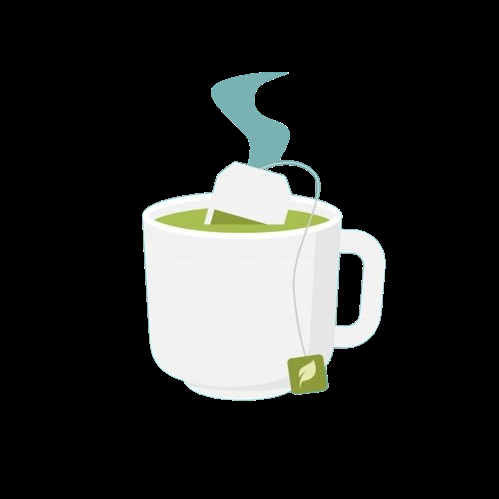
#> input picture ingr_detector/lib/images/chai.png, 499 x 499 px
$ python -i utils.py   (imports and definitions only)
#> lines starting #> are read from the running program, lines starting #| are printed output that depends on the picture; after the words box and inside, x2 and y2 are one past the last pixel; in counts of white or black regions, pixels touching at a corner belong together
import os
import sqlite3
import re
from datetime import datetime
from typing import Dict, List

import requests


LOCAL_NUTRITION_DATA = {
    "banana": {
        "calories": 89,
        "protein": 1.1,
        "carbohydrates": 22.8,
        "fats": 0.3,
        "fiber": 2.6,
        "sugar": 12.2,
        "sodium": 1,
        "vitamins": "Vitamin B6, Vitamin C, Potassium",
    },
    "apple": {
        "calories": 52,
        "protein": 0.3,
        "carbohydrates": 13.8,
        "fats": 0.2,
        "fiber": 2.4,
        "sugar": 10.4,
        "sodium": 1,
        "vitamins": "Vitamin C, Vitamin K",
    },
    "pizza": {
        "calories": 266,
        "protein": 11.0,
        "carbohydrates": 33.0,
        "fats": 10.0,
        "fiber": 2.3,
        "sugar": 3.8,
        "sodium": 598,
        "vitamins": "Calcium, Vitamin A",
    },
    "hamburger": {
        "calories": 295,
        "protein": 17.0,
        "carbohydrates": 30.0,
        "fats": 14.0,
        "fiber": 1.3,
        "sugar": 5.0,
        "sodium": 414,
        "vitamins": "Vitamin B12, Iron",
    },
    "broccoli": {
        "calories": 35,
        "protein": 2.4,
        "carbohydrates": 7.2,
        "fats": 0.4,
        "fiber": 3.3,
        "sugar": 1.4,
        "sodium": 41,
        "vitamins": "Vitamin C, Vitamin K, Folate",
    },
    "ice cream": {
        "calories": 207,
        "protein": 3.5,
        "carbohydrates": 24.0,
        "fats": 11.0,
        "fiber": 0.7,
        "sugar": 21.0,
        "sodium": 80,
        "vitamins": "Calcium, Vitamin A",
    },
    "mixed food": {
        "calories": 180,
        "protein": 7.0,
        "carbohydrates": 20.0,
        "fats": 8.0,
        "fiber": 2.0,
        "sugar": 6.0,
        "sodium": 220,
        "vitamins": "Not available",
    },
    "coca cola": {
        "calories": 42,
        "protein": 0.0,
        "carbohydrates": 10.6,
        "fats": 0.0,
        "fiber": 0.0,
        "sugar": 10.6,
        "sodium": 4,
        "vitamins": "Not a significant source of vitamins",
    },
    "orange juice": {
        "calories": 45,
        "protein": 0.7,
        "carbohydrates": 10.4,
        "fats": 0.2,
        "fiber": 0.2,
        "sugar": 8.4,
        "sodium": 1,
        "vitamins": "Vitamin C, Folate",
    },
    "apple juice": {
        "calories": 46,
        "protein": 0.1,
        "carbohydrates": 11.3,
        "fats": 0.1,
        "fiber": 0.1,
        "sugar": 9.6,
        "sodium": 4,
        "vitamins": "Vitamin C (fortified variants)",
    },
    "packaged drink": {
        "calories": 40,
        "protein": 0.0,
        "carbohydrates": 10.0,
        "fats": 0.0,
        "fiber": 0.0,
        "sugar": 9.0,
        "sodium": 10,
        "vitamins": "Varies by brand",
    },
    "potato chips": {
        "calories": 536,
        "protein": 7.0,
        "carbohydrates": 53.0,
        "fats": 35.0,
        "fiber": 4.8,
        "sugar": 0.3,
        "sodium": 525,
        "vitamins": "Potassium, Vitamin C (trace)",
    },
    "chocolate bar": {
        "calories": 535,
        "protein": 7.6,
        "carbohydrates": 59.4,
        "fats": 30.6,
        "fiber": 3.4,
        "sugar": 51.5,
        "sodium": 79,
        "vitamins": "Iron, Magnesium",
    },
    "instant noodles": {
        "calories": 471,
        "protein": 9.0,
        "carbohydrates": 61.0,
        "fats": 20.0,
        "fiber": 3.0,
        "sugar": 2.0,
        "sodium": 1200,
        "vitamins": "Varies by fortification",
    },
}


PRODUCT_ALIASES = {
    "coke": "coca cola",
    "coca-cola": "coca cola",
    "cola": "coca cola",
    "soda": "coca cola",
    "soft drink": "coca cola",
    "juice": "orange juice",
    "fruit juice": "orange juice",
    "chips": "potato chips",
    "crisps": "potato chips",
    "chocolate": "chocolate bar",
    "noodles": "instant noodles",
    "ramen": "instant noodles",
    "drink": "packaged drink",
    "beverage": "packaged drink",
}


def _normalize_food_name(food_name: str) -> str:
    return " ".join(food_name.lower().strip().split())


# [98 lines left out: functions _resolve_local_food_key, _extract_usda_nutrients, fetch_nutrition_data, _extract_number, _extract_product_name, not called in this run]


def extract_product_nutrition_from_image(image_path: str) -> Dict:
    """Try OCR on label images and parse nutrition values; return {} if unavailable."""
#> called with image_path = '../ingr_detector/lib/images/chai.png'
    try:
        import cv2
        import pytesseract  # type: ignore[import-not-found]
    except Exception:
        return {}

    tesseract_cmd = os.getenv("TESSERACT_CMD", "").strip()
    if tesseract_cmd:
        pytesseract.pytesseract.tesseract_cmd = tesseract_cmd

    image = cv2.imread(image_path)
#> image is the input picture: shape (499, 499, 3); mean B, G, R 41.6, 43.1, 41.6
    if image is None:
        return {}

    gray = cv2.cvtColor(image, cv2.COLOR_BGR2GRAY)
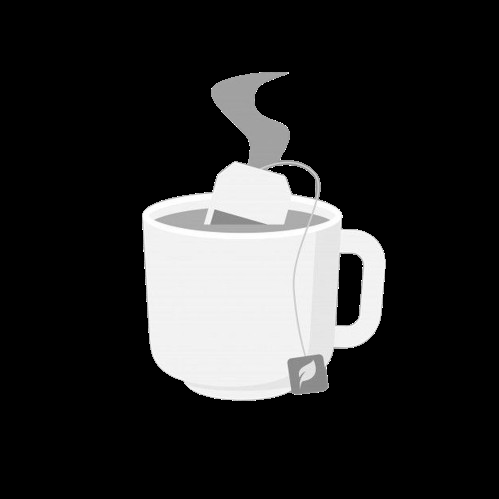
#> gray: shape (499, 499); min 0, max 255, mean 42.5
    blur = cv2.GaussianBlur(gray, (3, 3), 0)
    thresh = cv2.threshold(blur, 0, 255, cv2.THRESH_BINARY + cv2.THRESH_OTSU)[1]
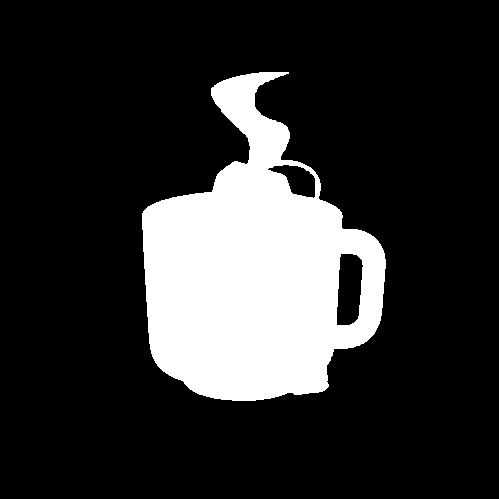
#> thresh: shape (499, 499); 18.8% white; 1 white region, box (x1, y1, x2, y2) and area: (142, 72, 386, 401) 46699

    texts = []
    for candidate in (gray, thresh):
        try:
            texts.append(pytesseract.image_to_string(candidate, lang="eng"))
        except Exception:
            continue
#> this loop made 1 pass
#> after the loop, texts = []

    ocr_text = "\n".join(texts).strip()
    if not ocr_text:
        return {}

    calories = _extract_number(r"calories?\s*[:\-]?\s*(\d+(?:[\.,]\d+)?)", ocr_text)
    protein = _extract_number(r"protein\s*[:\-]?\s*(\d+(?:[\.,]\d+)?)", ocr_text)
    carbohydrates = _extract_number(r"(?:carbohydrates?|carbs?)\s*[:\-]?\s*(\d+(?:[\.,]\d+)?)", ocr_text)
    fats = _extract_number(r"(?:total\s*)?fat\s*[:\-]?\s*(\d+(?:[\.,]\d+)?)", ocr_text)
    fiber = _extract_number(r"(?:dietary\s*)?fiber\s*[:\-]?\s*(\d+(?:[\.,]\d+)?)", ocr_text)
    sugar = _extract_number(r"(?:total\s*)?sugars?\s*[:\-]?\s*(\d+(?:[\.,]\d+)?)", ocr_text)
    sodium = _extract_number(r"sodium\s*[:\-]?\s*(\d+(?:[\.,]\d+)?)", ocr_text)

    # If OCR did not find at least calories or 2 macros, ignore this result.
    found_metrics = int(calories > 0) + int(protein > 0) + int(carbohydrates > 0) + int(fats > 0)
    if calories <= 0 and found_metrics < 2:
        return {}

    return {
        "food_name": _extract_product_name(ocr_text),
        "calories": calories,
        "protein": protein,
        "carbohydrates": carbohydrates,
        "fats": fats,
        "fiber": fiber,
        "sugar": sugar,
        "sodium": sodium,
        "vitamins": "Extracted from product label OCR",
        "source": "Label OCR",
        "serving_basis": "per serving (as printed on label)",
    }


# [153 lines left out: functions calculate_health_rating, generate_dietary_suggestions, init_database, save_history, get_recent_history, get_usage_analytics, not called in this run]

#> (the run stopped early here; a loop or call above may not have finished)

$ run again, on ingr_detector/lib/images/coffee.png
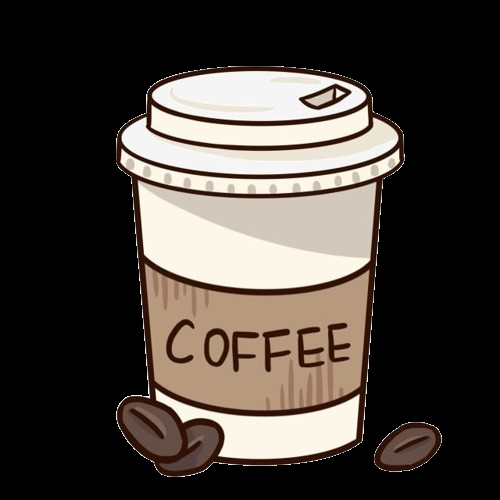
#> input picture ingr_detector/lib/images/coffee.png, 500 x 500 px
#> in extract_product_nutrition_from_image, image is the input picture: shape (500, 500, 3); mean B, G, R 58.4, 64.1, 70.5
#> in extract_product_nutrition_from_image, `gray = cv2.cvtColor(image, cv2.COLOR_BGR2GRAY)`:
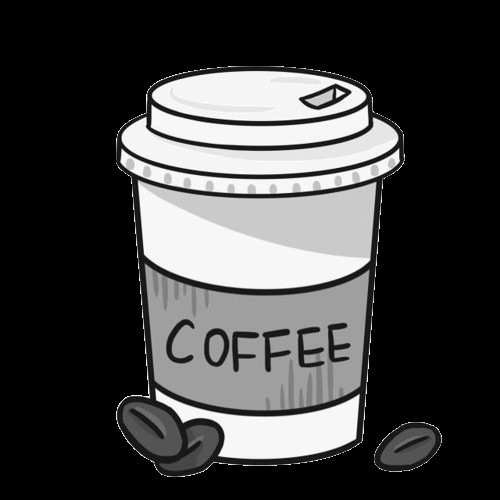
#> gray: shape (500, 500); min 0, max 255, mean 65.4
#> in extract_product_nutrition_from_image, `thresh = cv2.threshold(blur, 0, 255, cv2.THRESH_BINARY + cv2.THRESH_OT..`:
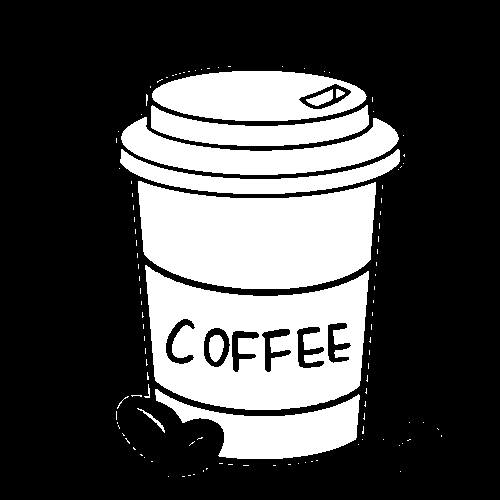
#> thresh: shape (500, 500); 29.2% white; 117 white regions (104 under 20 px), largest, box (x1, y1, x2, y2) and area: (145, 265, 369, 410) 21166, (138, 181, 376, 289) 20181, (152, 71, 367, 121) 7722
#> the loop in extract_product_nutrition_from_image, `for candidate in (gray, thresh):` made 1 pass
#> after the loop in extract_product_nutrition_from_image, `for candidate in (gray, thresh):`: texts = []
